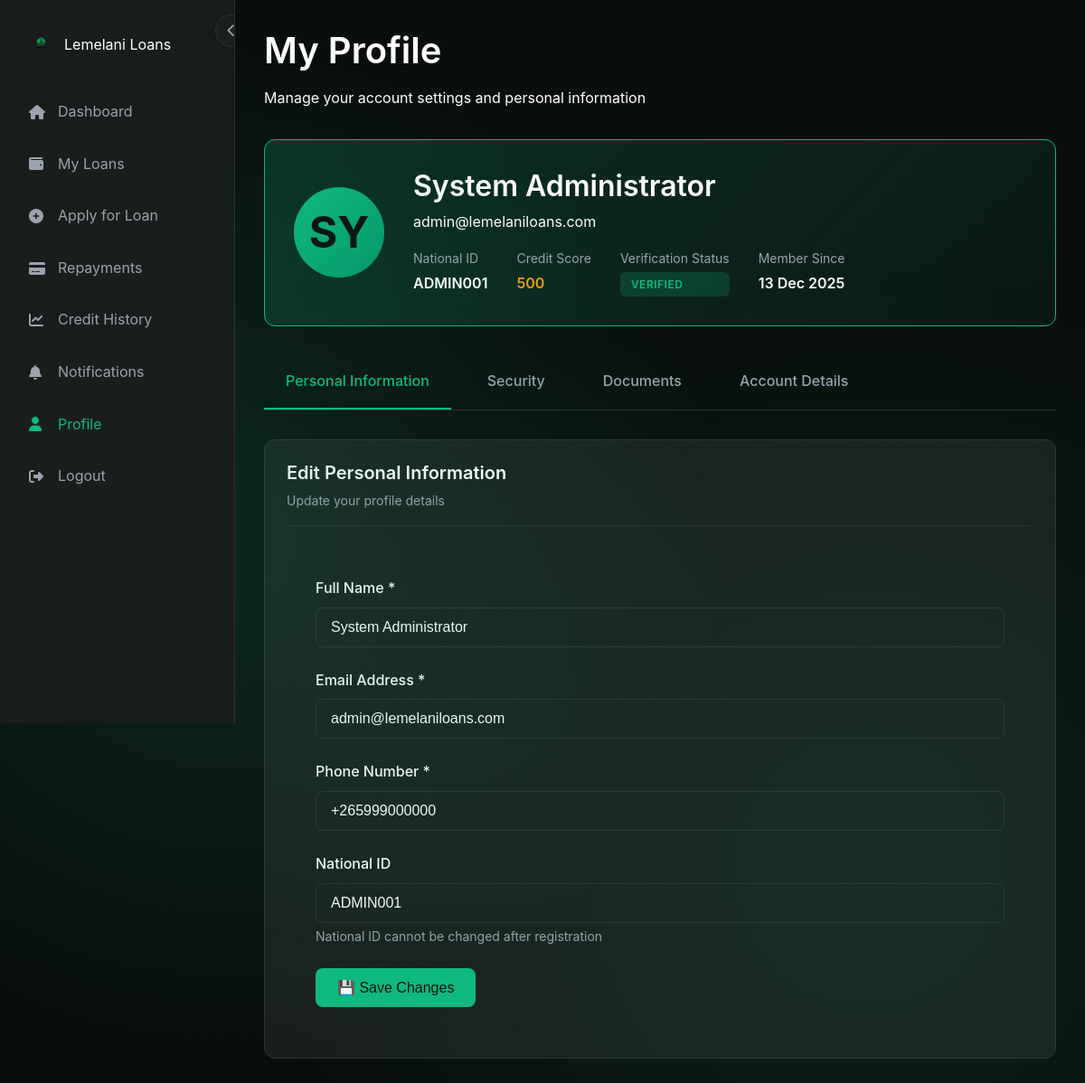
/profile.php (signed in), run on an earlier commit of the app's database.
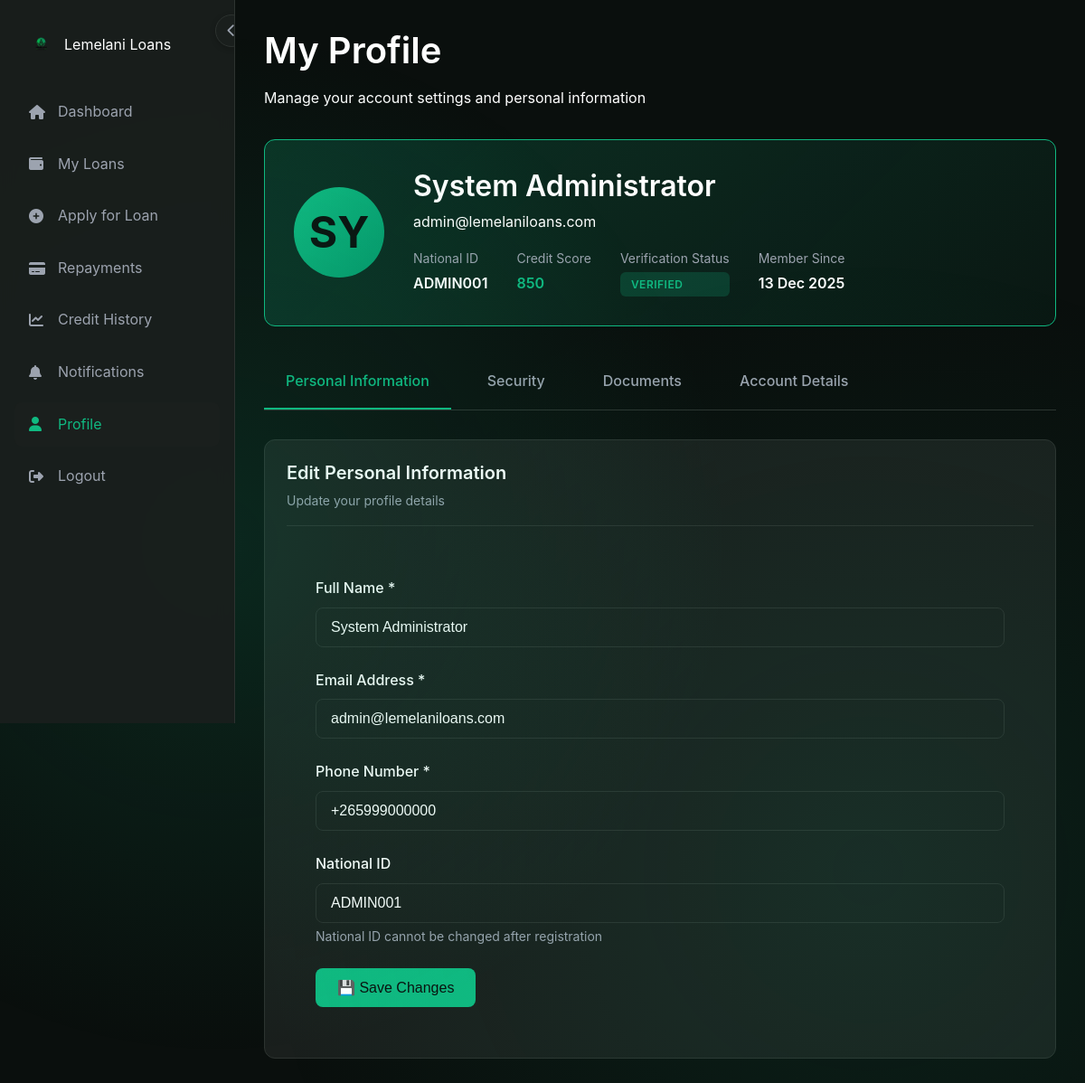
And on a later commit of the database.
### tables this page shows
CREATE TABLE users (
    user_id           INT UNSIGNED AUTO_INCREMENT PRIMARY KEY,
    full_name         VARCHAR(150)        NOT NULL,
    national_id       VARCHAR(30)         NOT NULL UNIQUE,
    phone             VARCHAR(20)         NOT NULL UNIQUE,
    email             VARCHAR(150)       UNIQUE,
    date_of_birth     DATE,
    gender            ENUM('male','female','other'),
    password_hash     VARCHAR(255)        NOT NULL,
    profile_photo     VARCHAR(255),
    is_verified       TINYINT(1)          DEFAULT 0,
    verification_status ENUM('pending','verified','rejected') DEFAULT 'pending',
    account_status    ENUM('active','suspended','blacklisted','closed') DEFAULT 'active',
    role              ENUM('customer','admin','manager')     DEFAULT 'customer',
    credit_score      SMALLINT UNSIGNED   DEFAULT 300,
    last_login        TIMESTAMP NULL,
    created_at        TIMESTAMP           DEFAULT CURRENT_TIMESTAMP,
    updated_at        TIMESTAMP           DEFAULT CURRENT_TIMESTAMP ON UPDATE CURRENT_TIMESTAMP,
    INDEX idx_national_id (national_id),
    INDEX idx_email (email),
    INDEX idx_role (role),
    INDEX idx_account_status (account_status),
    INDEX idx_is_verified (is_verified)
);

### config/config.php (called while the page is built, shortened)
<?php
function get_user_id() {
    return $_SESSION['user_id'] ?? null;
}
function format_date($date) {
    return date('d M Y', strtotime($date));
}
?>

### classes/User.php (called while the page is built, shortened)
<?php
class User {
    private $conn;
    private $table_name = "users";
    public function __construct($db) {
        $this->conn = $db;
    }
    public function getUserById($user_id) {
        $query = "SELECT u.*,
                         u.profile_photo AS selfie_path,
                         (
                            SELECT ud.file_path
                            FROM user_documents ud
                            WHERE ud.user_id = u.user_id AND ud.doc_type = 'national_id'
                            ORDER BY ud.uploaded_at DESC
                            LIMIT 1
                         ) AS id_document_path
                  FROM " . $this->table_name . " u
                  WHERE u.user_id = :user_id
                  LIMIT 1";
        $stmt = $this->conn->prepare($query);
        $stmt->bindParam(':user_id', $user_id);
        $stmt->execute();
        if ($stmt->rowCount() > 0) {
            $row = $stmt->fetch(PDO::FETCH_ASSOC);
            return $row;
        }
        return null;
    }
}
?>

### profile.php (the view, shortened to what the changed rows need)
<?php
require_once 'config/config.php';
require_once 'classes/User.php';
$database = new Database();
$db = $database->getConnection();
$user = new User($db);
$user_data = $user->getUserById(get_user_id());
?>
<!DOCTYPE html>
<html lang="en">
<head>
    <link rel="stylesheet" href="assets/css/style.css">
    <link rel="stylesheet" href="assets/css/fontawesome-all.min.css" />
</head>
<body>
    <div class="main-wrapper">
        <div class="main-content">
            <h1>My Profile</h1>
            <div class="profile-header">
                <div class="profile-avatar">
                    <?php echo strtoupper(substr($user_data['full_name'], 0, 2)); ?>
                </div>
                <div class="profile-info" style="flex: 1;">
                    <h2><?php echo htmlspecialchars($user_data['full_name']); ?></h2>
                    <p class="text-secondary"><?php echo htmlspecialchars($user_data['email']); ?></p>
                    <div class="profile-meta">
                        <div class="profile-meta-item">
                            <span class="profile-meta-label">National ID</span>
                            <span class="profile-meta-value"><?php echo htmlspecialchars($user_data['national_id']); ?></span>
                        </div>
                        <div class="profile-meta-item">
                            <span class="profile-meta-label">Credit Score</span>
                            <span class="profile-meta-value" style="color: <?php
                                echo $user_data['credit_score'] >= 700 ? 'var(--success)' :
                                     ($user_data['credit_score'] >= 500 ? 'var(--warning)' : 'var(--error)');
                            ?>">
                                <?php echo $user_data['credit_score']; ?>
                            </span>
                        </div>
                        <div class="profile-meta-item">
                            <span class="profile-meta-label">Verification Status</span>
                            <span class="badge badge-<?php
                                echo match($user_data['verification_status']) {
                                    'verified' => 'success',
                                    'pending' => 'warning',
                                    'rejected' => 'danger',
                                    default => 'secondary'
                                };
                            ?>">
                                <?php echo ucfirst($user_data['verification_status']); ?>
                            </span>
                        </div>
                        <div class="profile-meta-item">
                            <span class="profile-meta-label">Member Since</span>
                            <span class="profile-meta-value"><?php echo format_date($user_data['created_at']); ?></span>
                        </div>
                    </div>
                </div>
            </div>
            <div id="personal-section" class="section-content active">
                <div class="card">
                    <div style="padding: 2rem;">
                        <form method="POST">
                            <div class="form-group">
                                <label for="full_name" class="form-label">Full Name *</label>
                                <input type="text" id="full_name" name="full_name" class="form-control"
                                       value="<?php echo htmlspecialchars($user_data['full_name']); ?>" required>
                            </div>
                            <div class="form-group">
                                <label for="email" class="form-label">Email Address *</label>
                                <input type="email" id="email" name="email" class="form-control"
                                       value="<?php echo htmlspecialchars($user_data['email']); ?>" required>
                            </div>
                            <div class="form-group">
                                <label for="phone" class="form-label">Phone Number *</label>
                                <input type="tel" id="phone" name="phone" class="form-control"
                                       value="<?php echo htmlspecialchars($user_data['phone']); ?>" required>
                            </div>
                            <div class="form-group">
                                <label class="form-label">National ID</label>
                                <input type="text" class="form-control"
                                       value="<?php echo htmlspecialchars($user_data['national_id']); ?>"
                                       disabled>
                                <small class="form-text">National ID cannot be changed after registration</small>
                            </div>
                        </form>
                    </div>
                </div>
            </div>
        </div>
    </div>
</body>
</html>

What changed in the data, as far as the page shows it:
changed users "SY": credit_score "500" → "850"
